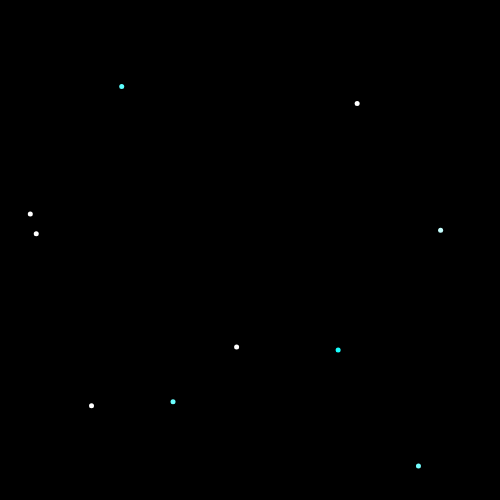
Frame 1 (no input)
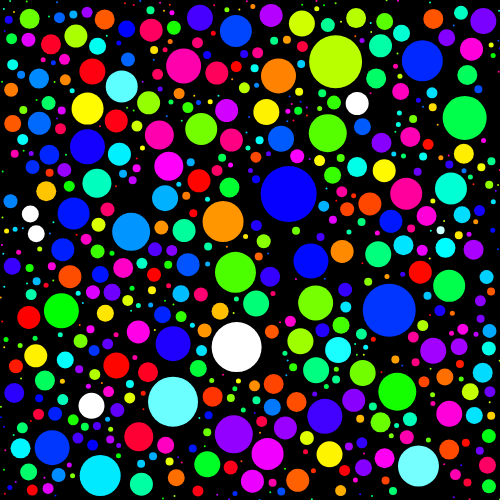
Frame 60 (no input)
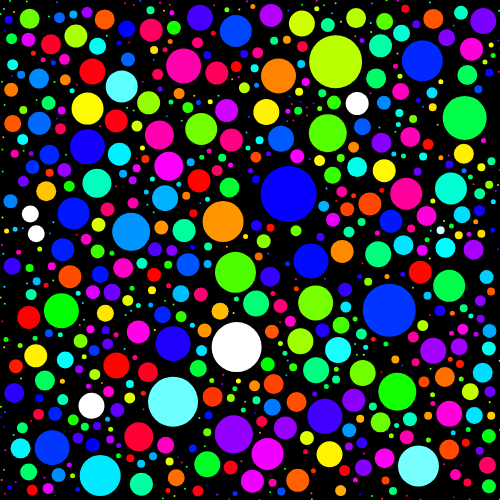
Frame 120 (the mouse pressed at the canvas centre since frame 60)

The p5.js sketch that drew these frames (run headless with seeded random() and noise() and a simulated clock; from frame 60 on, the mouse is pressed at the canvas centre):

// p5.js sketch
// ── sketch.js
// Mikian Musser
// Code Central
// Sprint: Advanced Programing Topics with P5.js
// https://www.youtube.com/watch?v=QHEQuoIKgNE
// https://p5js.org/reference/

// MAXSIZE => The max radius of a circle
// CIRCLESEACHFRAME => The numbers of circles that are spawned each frame
// ATTEMPTS => The nuber of tries to spawn a circle each frame.
// MAX => Max number of circles possible
var MAXSIZE = 50;
var CIRCLESEACHFRAME = 10;
var ATTEMPTS = CIRCLESEACHFRAME * 10;
var MAX = 1000;

// circle => Array to hold the cirlces
// Finished => Var to tell if we have finished packing the space yet
var circles = [];
var finished = false;

// Create the canvas
function setup() {
  createCanvas(500, 500);
}

function draw() {
  // Draw the background
  background(0, 0, 0)
  addCircles();

  // For each circle update, grow, and show.
  for (var i = 0; i < circles.length; i++) {
    circles[i].grow();
    circles[i].show();
  }
}

function addCircles() {
  // circlesThisFrame keeps track of how many circles have sucessfully been spwaned this frame.
  // attemptsToAddCircle keepts track of how many attempts to add a circle have been made.
  var circlesThisFrame = 0;
  var attemptsToAddCircle = 0;
  // If the number of cirlcs is less than the max and we are not finished then ->
  if (circles.length < MAX && !finished) {
    // While the # of circles this frame < CIRCLESEACHFRAME
    while (circlesThisFrame < CIRCLESEACHFRAME) {
      // inc attempts
      attemptsToAddCircle++;
      // If we sucessfully add a circle then inc circlesThisFrame
      if (addCircle()) {
        circlesThisFrame++;
      }
      // If we try too many times (attemptsToAddCircle > ATTEMPTS)
      // Then we are done trying to pack circles
      if (attemptsToAddCircle > ATTEMPTS) {
        finished = true;
        // Break from while loop
        break;
      }
    }
  }
}
// ── circle.js
// This is a circle object
// It takes an x and a y for its location
function Circle(x, y) {
  // this.pos is a vector with the obejct's pos(x,y)
  this.pos = createVector(x, y);

  // this.r is the circle's radius
  // this.growrate is how fast the cirlce grows
  // Amount each frame
  // this.growing is a bool var for it the circle should grow or not
  // this.buffer is how much black space should be allowed between circles
  this.r = 1;
  this.growRate = 1.5;
  this.growing = true;
  this.buffer = 5;

  // this.color is the color of the circle
  this.color = color(random(360), 255, 255)

  // This.show draws the circle to the screen
  this.show = function() {
    // Color mode Hue, sat, brightness
    // No stroke around the circle
    // Fill the circle with it's color
    // Draw the ellipse
    // NOTE: this.r is the radius so we must mult it by 2 for the with and height
    colorMode(HSB);
    noStroke();
    fill(this.color);
    ellipse(this.pos.x, this.pos.y, this.r * 2, this.r * 2);
  }

  // This.grow will inc this.r by this.growRate if the circle is still growing
  this.grow = function() {
    if (!this.bounds()) {
      this.growing = false;
    }
    // If the circle is still growing and this.r < the MAXSIZE ->
    if (this.growing && this.r < MAXSIZE) {
      // this.r = this.r + this.growRate
      this.r += this.growRate;
    }
  }

  // this function will return false if the circle is touching another circle or a wall
  this.bounds = function() {
    // Check to see if the circle is touching a wall
    var tempX = this.pos.x + this.r + this.buffer;
    var tempY = this.pos.y + this.r + this.buffer;
    if (tempX > width || tempY > height) return false;
    var tempX = this.pos.x - this.r - this.buffer;
    var tempY = this.pos.y - this.r - this.buffer;
    if (tempX < 0 || tempY < 0) return false;

    // Check to see if 'this' is touching any other circle
    for (var i = 0; i < circles.length; i++) {
      // Check circle at i
      // Get the distance between 'this' and circle c
      var c = circles[i];
      var d = dist(this.pos.x, this.pos.y, c.pos.x, c.pos.y)
      // IF D > 1 // NOTE: 'this' is in the circle array so it will
      // check itself so the distance from itself to itself will be 0
      // thus will stop growing
      if (d > 1) {
        // if the distance is less than both radius + the buffer then return false
        if (d < this.r + c.r + this.buffer) {
          return false;
        }
      }
    }
    return true;
  }
}

function addCircle() {
  var x = random(width);
  var y = random(height);

  var valid = true;
  for (var i = 0; i < circles.length; i++) {
    var c = circles[i];
    var d = dist(x, y, c.pos.x, c.pos.y)
    if (d - c.buffer < c.r) {
      valid = false;
    }
  }

  if (valid) {
    circles.push(new Circle(x, y))
  }

  return valid;
}
